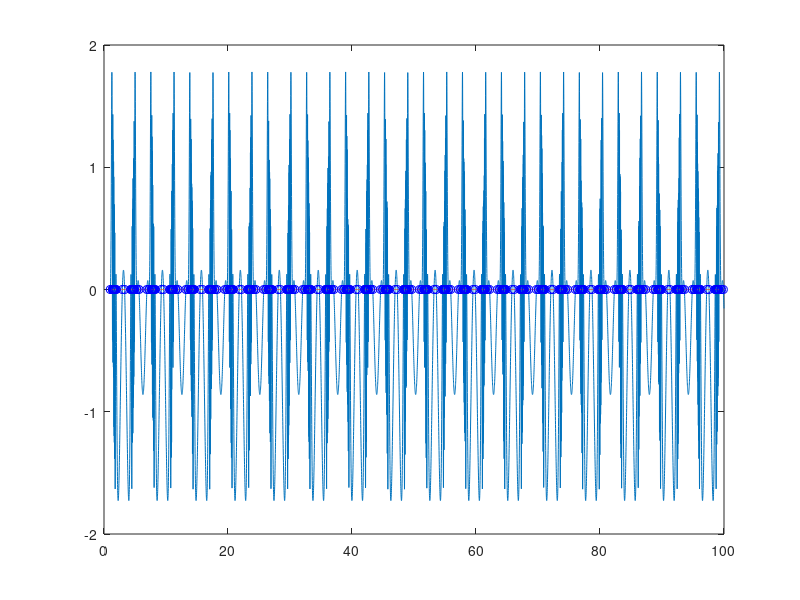

Recreate this plot in MATLAB.
f = @(x) sin(1 + 2 ./ cos(x)) - cos(3*x);
a = 1;
b = 100;
N = 10000;

 

x = linspace(a, b, N);
y = f(x);
figure(1);
clf;
plot(x, y, x, zeros(1, N));
hold all
xz=[];
for i = 2 : length(x)
    low = x(i - 1);
    high = x(i);
    try
    x0= fzero(f, [low, high]);
    xz = [xz ; x0];
    plot(x0, f(x0), 'ob');
    catch 
end
end